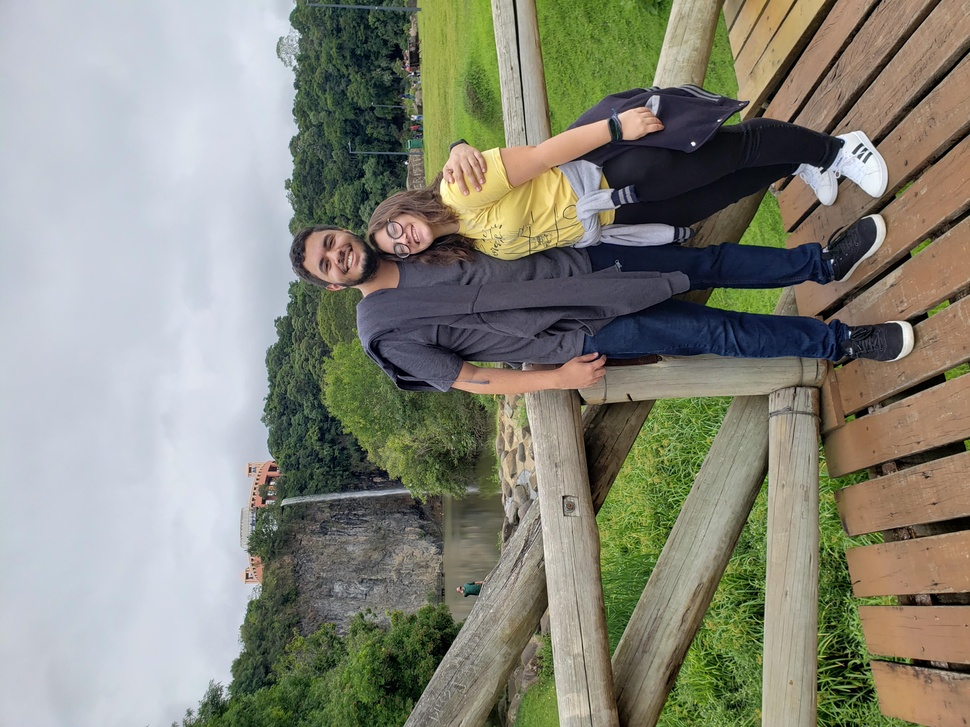
#> input picture images/foto.jpg, 970 x 727 px, shrunk from 4032 x 3024 before the run
$ jupyter execute --allow-errors svd.ipynb   (shell and % lines are left out)
#> lines starting #> are read from the running program, lines starting #| are printed output that depends on the picture
# Autovalores e Autovetores

Nesse notebook apresentaremos métodos numéricos para se encontrar os autovalores e autovetores de uma matriz, assim como aplicações práticas desses métodos.

Antes de começarmos, vamos dar uma olhada em algumas definições.

## Relembrando conceitos

### Autovetores e Autovalores

$A \in M_{n}, \text{matriz quadrada}$
$\lambda  \text{ escalar}$

Se existir $Av = \lambda v, v \in \mathbb{R}^{n} \text{ e } v\neq0 $

Dizemos que $\lambda$ é autovalor de $A$ associado ao autovetor $v$.

### Matriz ortogonal

Uma matriz $A \in M_{n}$ é considerada ortogonal se suas n colunas (ou linhas) formam um conjunto ortonormal de vetores no $\mathbb{R}^{n}$, i.e:

$$v_{i} \cdot v_{j} = \langle v_{i}, v_{j} \rangle = 0 \text{ e,}$$
$$\left \| v  \right \| = 1$$

Esse tipo de matriz vai estar presente em um dos tópicos que vamos estudar - **a Decomposição QR** - e possui algumas propriedades:

1. $A^{T} = A^{-1}$
2. $\left \| Av  \right \| = \left \| v  \right \|$
3. $\lambda = \pm 1$
4. $\text{det}(A) = \pm1$

### Matrizes semelhantes

Duas matrizes $A, B \in M_{n}$ são ditas semelhantes se existir $P \in M_{n}$ tal que:
$B = P^{-1}AP$

Matrizes semelhantes possuem o mesmo polinômio característico.

## Importando bibliotecas

[cell 1]
import numpy as np
import matplotlib.pyplot as plt
import matplotlib
import os

## Algumas funções úteis

[cell 2]
def rgb2gray(rgb):
    """ Transforma uma imagem colorida para uma imagem preto e branco

    Args:
        rgb: representação de uma imagem em RGB
    Retorno:
        matriz que representa imagem B&W
    """
    return np.dot(rgb[...,:3], [0.2989, 0.5870, 0.1140])

[cell 3]
def generate(n):
    """ Gera uma matriz simétrica nxn

    Args:
        n: dimensão da matriz
    Retorno:
        matriz simétrica
    """
    A = np.random.rand(n,n)
    return A@A.T

## Projeção Ortogonal

A projeção ortogonal, de forma intuitiva, representa a sombra de um vetor em outro.

- $p r_{v}(u)$ é a notação utilizada para representar a projeção ortogonal de $u$ em $v$.
- $p r_{\perp v}(u)$ é a notação utilizada para representar o complemento ortogonal de $u$ em relação a $v$.

Para encontrar esses valores são utilizadas as seguintes fórmulas:

$$p r_{v}(u) = \frac{u \cdot v}{||v||^{2}} v $$

<p style='text-align: center;'> e </p>

$$p r_{\perp v}(u) = u - p r_{v}(u) $$

Esse é o início de uma sequência de conceitos e ideias que nos levarão até a Decomposição em Valores Singulares, também conhecida como SVD, mas é importante enxergar o valor individual de cada uma das ideias apresentadas aqui.

## Processo de Ortogonalização de Gram-Schmidt

O processo de Gram-Schmidt é utilizado para transformar um conjunto de vetores L.I "tortos" em um novo conjunto que é ortonormal. Nesse novo conjunto, a relação entre os vetores é mais clara, i.e, eles são 2 a 2 ortogonais e todos possuem norma 1.

**Entrada:** Conjunto linearmente independente $S = \{a_{1}, a_{2},...,a_{n}\} \in \mathbb{R}^{m}$ com $m \geq n$
**Saída:** Conjunto *ortonormal* $ S' = \{q_{1}, q_{2},...,q_{n}\}$

Faremos o processo passo a passo para os três primeiros vetores para que a forma do Termo Geral fique mais clara:

- Para o vetor $a_1$, temos:

    $$v_{1} = a$$
    <p style='text-align: center;'> e </p>
    $$q_{1} = \frac{v_{1}}{\lVert{v_{1}\rVert}_{2}}$$

<br>

- Para o vetor $a_2$, temos:

    $$v_{2} = a_{2} - \underbrace{(q_{1} \cdot a_{2})q_{1}}_{pr_{q_1}(a_2)}$$
    <p style='text-align: center;'> e </p><br>
    $$q_{2} = \frac{v_{2}}{\lVert{v_{2}\rVert}_{2}}$$

<br>

- Para o vetor $a_3$, temos:

    $$v_3 = a_3 - \left [ \underbrace{(q_1 \cdot a_3)q_1}_{pr_{q_1}(a_3)} + \underbrace{(q_2 \cdot a_3)q_2}_{pr_{q_2}(a_3)} \right ]$$
    <p style='text-align: center;'> e </p><br>
    $$q_{3} = \frac{v_{3}}{\lVert{v_{3}\rVert}_{2}}$$

Analisando os termos anteriores, é possível perceber que o Termo Geral para obter $v_j$ ortogonal a $q_1, ... q_{j-1}$ é dado por:

$$v_j = a_j - \sum_{i=1}^{j-1}(q_i \cdot a_j)q_i$$

Depois, para obter $q_j$ basta normalizar $v_j$:
$$q_{j} = \frac{v_{j}}{\lVert{v_{j}\rVert}_{2}}$$

Esse processo é base do próximo método de Decomposição que estudaremos.

[cell 4]
def gram_schmidt(vectors):
    """Aplica o processo de ortogonalização de Gram-Schmidt
    a um conjunto S de vetores

    Args:
        vectors: conjunto S de vetores
    Retorno:
        conjunto ortonormal de vetores
    """
    basis = []

    for v in vectors:
        w = v - sum(np.dot(v,b)*b for b in basis)

        if (w > 1e-10).any():
            basis.append(w/np.linalg.norm(w))

    return np.array(basis)

## Decomposição QR

Vamos estudar a Decomposição QR em sua forma reduzida pois ela é mais utlizada, mais simples e economiza memória.

A Decomposição QR de $A \in M(m, n), \text{ com }m > n$ é dada por

$$A = QR$$

Onde $Q \in M(m, n)$ e $R \in M(n, n) \text{ triangular superior}$.

Abaixo, representaremos matrizes como um vetor de colunas, ou seja, o termo $a_1$ no vetor abaixo representa a primeira coluna da matriz A.

$$\underbrace{\left[
\begin{array}{c|c|c|c}
a_1 & a_2 & a_3 & ... & a_n \\
\end{array}
\right]}_{A} = \underbrace{\left[
\begin{array}{c|c|c|c}
q_1 & q_2 & q_3 & ... & q_n \\
\end{array}
\right]}_{Q}\underbrace{\begin{bmatrix}
 r_{11} & r_{12} & ...  & r_{1n}\\
 & r_{22} & ... & r_{2n} \\
 &  & \ddots & \vdots \\
 &  &  & r_{nn}
\end{bmatrix}}_{R}$$

- $a_1 = r_{11}q_1$
- $a_2 = r_{12} + r_{22}q_2$
- $\vdots$
- $a_n = r_{1n}q_1 + r_{2n}q_2 + ... + r_{nn}q_n$

Nosso objetivo é determinar as colunas $q_j$ e todos os $r_{ij}$.

Lembre-se: $Q$ é ortonormal. Qual processo que conhecemos pode transformar vetores quaisquer em vetores ortonormais? O *Processo de Ortogonalização de Gram-Schmidt*.

Por isso, basta aplicá-lo em $A$ para gerarmos $Q$! Agora só precisamos obter a matriz $R$, e isso é feito da seguinte forma:

$$r_{ij} = q_{i} \cdot a_{j}, i \neq j$$
<p style='text-align: center;'> e </p>
$$\left | r_{jj}\right | = \lVert{v_{j}\rVert}_{2}$$

O processo de obtenção da matriz $R$ também pode ser visto da seguinte forma:

$$A = QR\\
Q^TA = Q^TQR\\
Q^TA = R, \text{ pois como Q é ortogonal, temos que } Q^TQ = I$$

Por fim, vamos conhecer um Teorema muito importante sobre essa decomposição.

**Teorema:** Toda matriz $A \in M(m,n)$ possui *Decomposição QR* completa e reduzida. Além disso, se $A$ tem posto completo, i.e, se suas colunas são linearmente independentes, então sua decomposição reduzida é única se $r_{jj} >0$.


[cell 5]
def qr_decomposition(A):
    """ Realiza a decomposição QR na matriz A

    Args:
        A: matriz que será decomposta
    Retorno:
        as matrizes Q e R
    """
    Q = gram_schmidt(A.T)
    R = np.dot(Q.T, A)

    return Q, R

[cell 6]

array = np.array([[3,1], [4,-1]])
qr_decomposition(array)

## Método de Francis

Dada uma matriz $A \in M_{n}, \text{ simétrica}$, o método de Francis é utilizado para calcular todos os seus autovalores e autovetores. Esse processo é realizando por meio de sucessivas decomposições QR até que se obtenha uma matriz diagonal - ou próxima disso.

Ao fim do processo teremos duas matrizes:
1. A, cuja diagonal aproxima os autovalores da matrix A original;
2. V, cujas colunas representam uma aproximação dos autovetores da matriz original.

Antes de iniciarmos o processo, é preciso saber que uma matriz A pode ser decomposta em duas matrizes - Q, R - utilizando um método que veremos posteriormente chamado de Decomposição QR. Com isso, o método de Francis se dá da seguinte forma:

- $A = QR, \text{utilizando Decomposição QR}$
- $A_{1} = A \rightarrow A_{1} = Q_{1}R_{1}$
- $A_{2} = R_{1}Q_{1} \rightarrow A_{2} = Q_{2}R_{2}$
- $A_{3} = R_{2}Q_{2} \rightarrow A_{3} = Q_{3}R_{3}$
$...$
- $A_{k-1} = R_{k-2}Q_{k-2} \rightarrow A_{k-1} = Q_{k-1}R_{k-1}$
- $A_{k} = R_{k-1}Q_{k-1}$

Note que $QR \neq RQ$ já que a multiplicação de matrizes não é comutativa.

Abaixo veremos algumas proposições e **conclusões sobre o método**:

**I.** As matrizes $A$ e $A_{k}$ possuem os mesmos autovalores e são, portanto, semelhantes. Como vimos anteriormente nesse mesmo notebook, matrizes semelhantes possuem o mesmo polinômio característico, e isso também quer dizer que têm os mesmos autovalores.

**II. Autovalores:** A sequência $A_{k}$ converge para uma matriz diagonal - e *nessa diagonal estão nossos autovalores.*

**III. Autovetores:** A matriz $V = Q_{1}Q_{2}...Q_{k-1}$ aproxima os *autovetores de A em cada um de suas colunas.*

Agora vamos dar uma olhada em alguns possíveis **critérios de parada**:

1. Número máximo de iterações.
2. Maior do elementos fora da diagonal deve ser um número próximo de 0.
3. Norma da matriz original e da diagonal da matriz atual bem próximas.

[cell 7]
def francis(A, eps):
#> called with eps = 0.01
    A = A.copy() # Ao fim do processo, terá os autovalores da matriz original em sua diagonal
    V = np.eye(len(A)) # Ao fim do processo, terá os autovalores em suas colunas

    it = 0
    while(np.max(np.absolute(np.tril(A, -1))) > eps):
        Q, R = np.linalg.qr(A)
        A = np.dot(R,Q)
        V = np.dot(V,Q)
        it += 1

    return V, np.diag(A)

## Singular Value Decomposition (SVD)

Dado $A \in M(n, m)$, sua Decomposição em valores singulares é dada por:

$$A = U\Sigma V^T$$

$\Sigma$ é diagonal e com magnitude decrescente, ou seja, se considermos $\sigma_{i}$ como um elemento de sua diagonal, teremos que:

$$\sigma_1 \geq \sigma_2 \geq ... \geq \sigma_m \geq 0$$

$U, V$ são matrizes unitárias, ou seja:
$$U^TU = UU^T = I_{nxm}\\
V^TV = VV^T = I_{mxn}$$

Abaixo, temos uma imagem que exemplifica o formato de cada uma dessas matrizes antes e depois da redução de dimensões - que explicaremos melhor em breve:

A próxima imagem mostra as matrizes ao fim do processo de redução de dimensões com um exemplo mais concreto - e complexo:


Vale pensar em $\Sigma$ como a intensidade - ou importância - de $u_{i}$ ($i$-ésimo vetor coluna de $U$) e $v_{i}$ ($i$-ésimo vetor linha de $V$) na representação final de $A$.

Para aprendermos a calcular as matrizes, vamos precisar analisar dois produtos diferentes 1. $AA^T$ e 2. $A^TA$:

1. Analisando $AA^T$:

$$
A A^T = (U \Sigma V^{T}) \cdot (U \Sigma V^{T})^T
\\A A^T = U \Sigma (V^{T} V ) \Sigma^{T} U^{T}\\
A A^T = U \Sigma ^{2} U^{T},\\
\text{ pois } U \text{ é ortonormal e } \Sigma \text{ simétrica.}
$$

2. Analisando $A^TA$:

$$
A^T A = (U \Sigma V^{T})^{T} \cdot (U \Sigma V^{T})\\
A^T A = V \Sigma^{T} (U^{T} U) \Sigma V^{T}\\
A^T A = A^T A = V \Sigma ^{2} V^{T},\\
\text{ pois } U \text{ é ortonormal e } \Sigma \text{ simétrica.}
$$

Sabendo que $A A^{T}$ e $A^{T} A$ e que os resultados encontrados acima são suas respectivas decomposições espectrais, podemos entender que:

1. Os autovetores de $A A^{T}$ são os vetores coluna de $U$.
2. Os autovetores de $A^{T} A$ são os vetores coluna de $V$.
3. $\Sigma$ contém, em sua diagonal, os autovalores de $A A^{T}$ e $A^{T} A$
4. $\Sigma^{2}$ tem sua diagonal formada pelo quadrado dos valores singulares de $A$.

Com isso em mente, é possível perceber que podemos utilizar o Método de Francis para encontrar as matrizes que queremos.

[cell 8]
def calculate_svd(A, eps):
    """ Realiza a Decomposição em Valores Singulares
    de uma matriz A

    Params:
        A: matriz que será decomposta
        eps: erro utilizado no Método de Francis
    Retorno:
        matrizes U, S e V
    """
    U, _ = francis(A@A.T, eps)
    V, D = francis(A.T@A, eps)

    S = np.diag(np.sqrt(D))
    return U, S, V

[cell 9]
def calculate_svd_sim(A, eps):
    """ Realiza a Decomposição em Valores Singulares
    de uma matriz A de uma matriz simétrica de forma
    mais eficiente

    Params:
        A: matriz que será decomposta
        eps: erro utilizado no Método de Francis
    Retorno:
        matrizes U, S e V
    """
    V, D = francis(A.T@A, eps)

    S = np.diag(np.sqrt(D))
    return V, S, V

[cell 10]
def svd(A, eps):
    """ Verifica se matriz é simétrica e decide
    qual função SVD usar

    """
    if np.all(np.abs(A-A.T) < 1e-8):
        return calculate_svd_sim(A, eps)
    else:
        return calculate_svd(A, eps)

### Testando SVD

[cell 11]
A = generate(30)

#### Sem assumir matriz simétrica

[cell 12]
U, S, V = calculate_svd(A, 1e-02)

#### Assumindo matriz simétrica

[cell 13]
U, S, V = calculate_svd_sim(A, 1e-02)

## Aplicação: Compressão de Imagens

Nesse notebook estudaremos uma aplicação muito famosa da SVD: Compressão de imagens.

Imagens, como veremos logo abaixo, são apenas matrizes interpretadas de uma forma específica. Para facilitar o entendimento, podemos dividir imagens em dois grupos:

### Entendendo como imagens são representadas  no computador

1. Preto e branco: imagens em preto em branco podem ser representadas utilizando apenas uma matriz. Cada valor dessa matriz se refere a um pixel da imagem e pode variar no intervalo de 0 a 255 (preto até branco)

2. Coloridas: imagens coloridas são representadas por 3 ou mais matrizes, cada uma representando um canal de cor. É bem comum que uma imagem colorida possua 3 canais: RGB (Red, Green e Blue).

[cell 14]
img = plt.imread('images/foto.jpg', 'jpg')
#> img is the input picture: shape (727, 970, 3); mean R, G, B 134.5, 135, 121.7
bw_img = rgb2gray(img)
#> in rgb2gray, `return np.dot(rgb[...,:3], [0.2989, 0.5870, 0.1140])`:
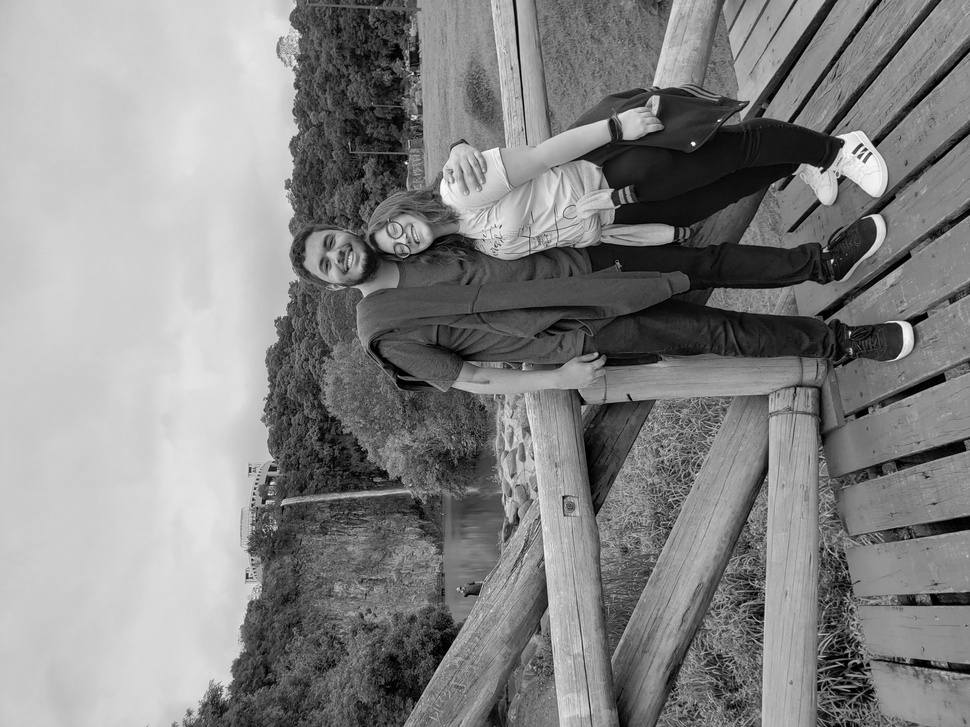
#> returned value: shape (727, 970) float64; min 0, max 254.7, mean 133.3

[cell 15]
print(f'Dimensão de imagem preto e branco: {bw_img.shape}')
#| Dimensão de imagem preto e branco: (727, 970)
print(f'Dimensão de imagem colorida: {img.shape}')
#| Dimensão de imagem colorida: (727, 970, 3)

Perceba que, enquanto a imagem preto e branco possui apenas 2 dimensões, a imagem com cores possui 3. Vamos olhar para estas imagens em sua forma matricial crua:

[cell 16]
bw_img

[cell 17]
img

Agora, vamos vê-las lado a lado da forma como estamos mais acostumados:

[cell 18]
fig, axes = plt.subplots(nrows=1, ncols=2, figsize=(16, 9))

axes[0].set_title('Imagem colorida')
axes[0].imshow(img)

axes[1].set_title('Imagem preto e branco')
axes[1].imshow(bw_img, cmap='gray')

plt.show()
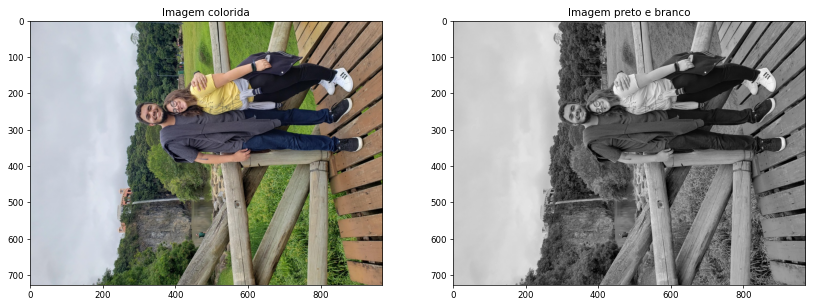
#> figure drawn by matplotlib, 2 panels

### Comprimindo imagens utilizando SVD

[cell 19]
img = plt.imread('images/foto.jpg', 'jpg')
img = np.rot90(img, k=1, axes=(1,0))
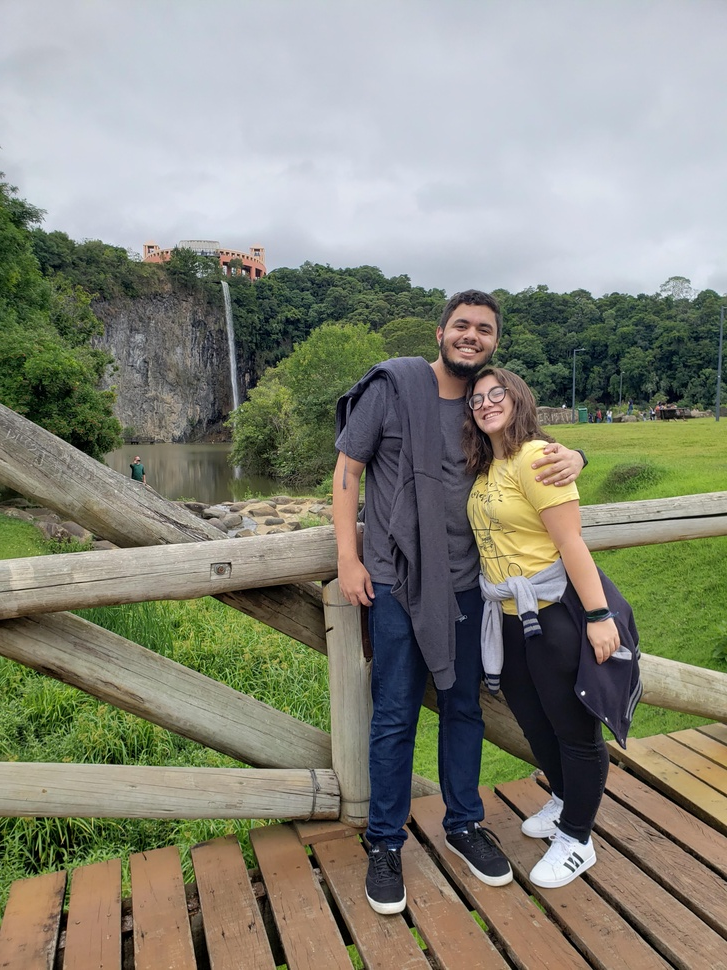
#> img: shape (970, 727, 3); mean R, G, B 134.5, 135, 121.7
plt.imshow(img)

#> (a cell that did not finish here is left out)

[cell 21]
k = min(img.shape)
#> k = 3
k = 50

#> (the rest of this cell did not finish here and is left out)

### Imagem original

[cell 22]
plt.imshow(img)

### Imagem comprimida

#> (a cell that did not finish here is left out)

## Testando compressão da imagem

[cell 24]
matplotlib.image.imsave('svd_images/original.jpg', img)
#> (the rest of this cell did not finish here and is left out)

$ run again, with images/ninovsky.jpg copied over images/foto.jpg
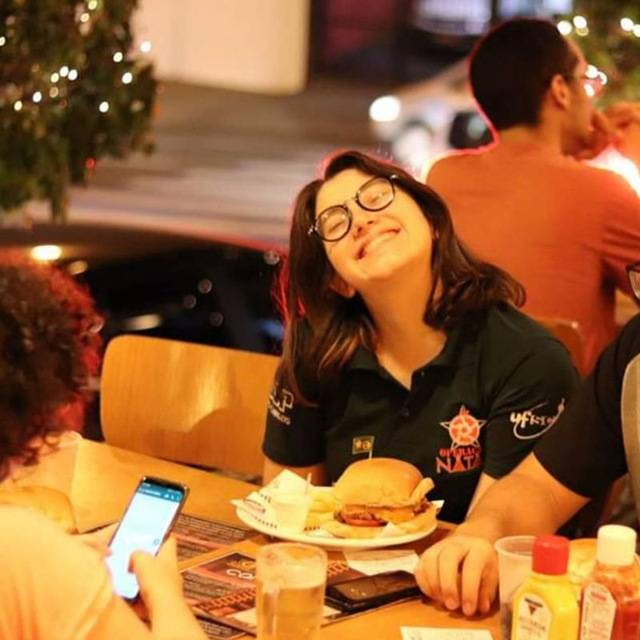
#> input picture images/ninovsky.jpg, 640 x 640 px
#> img is the input picture: shape (640, 640, 3); mean R, G, B 150, 95.8, 51.2
#> in rgb2gray, `return np.dot(rgb[...,:3], [0.2989, 0.5870, 0.1140])`:
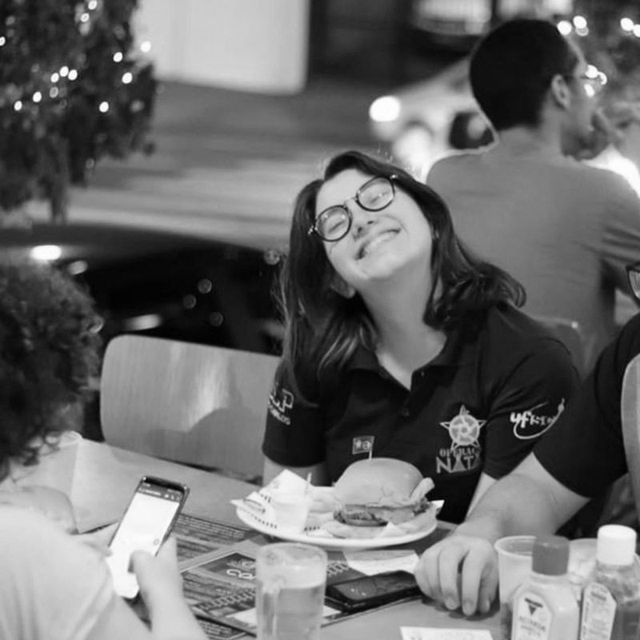
#> returned value: shape (640, 640) float64; min 0, max 255, mean 106.9
#| Dimensão de imagem preto e branco: (640, 640)
#| Dimensão de imagem colorida: (640, 640, 3)
#> `img = np.rot90(img, k=1, axes=(1,0))`:
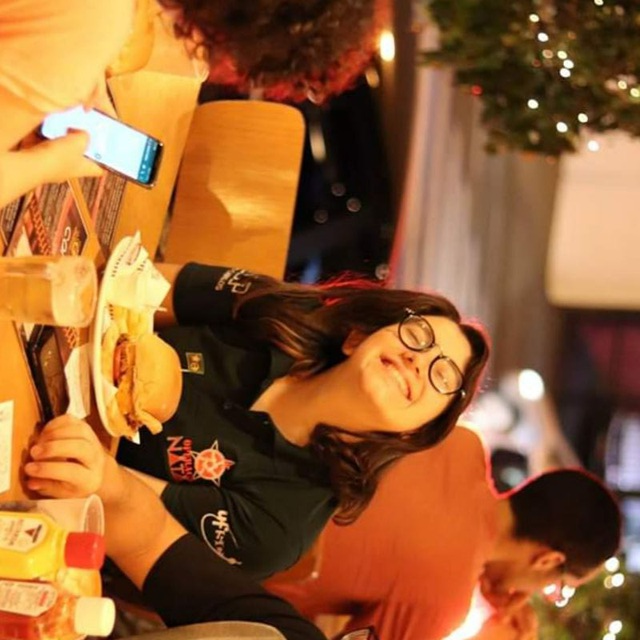
#> img: shape (640, 640, 3); mean R, G, B 150, 95.8, 51.2
#> S = 640 rows, first 8: [4566.3, 561.7, 201.7], [4572.2, 557.2, 202.4], [4596.7, 557.5, 209.5], [4597.3, 547.4, 211.7], [4563.7, 502.7, 197.4], [4543.8, 478.9, 187.5], [4562, 483.8, 186.1], [4586.9, 484.9, 188]
